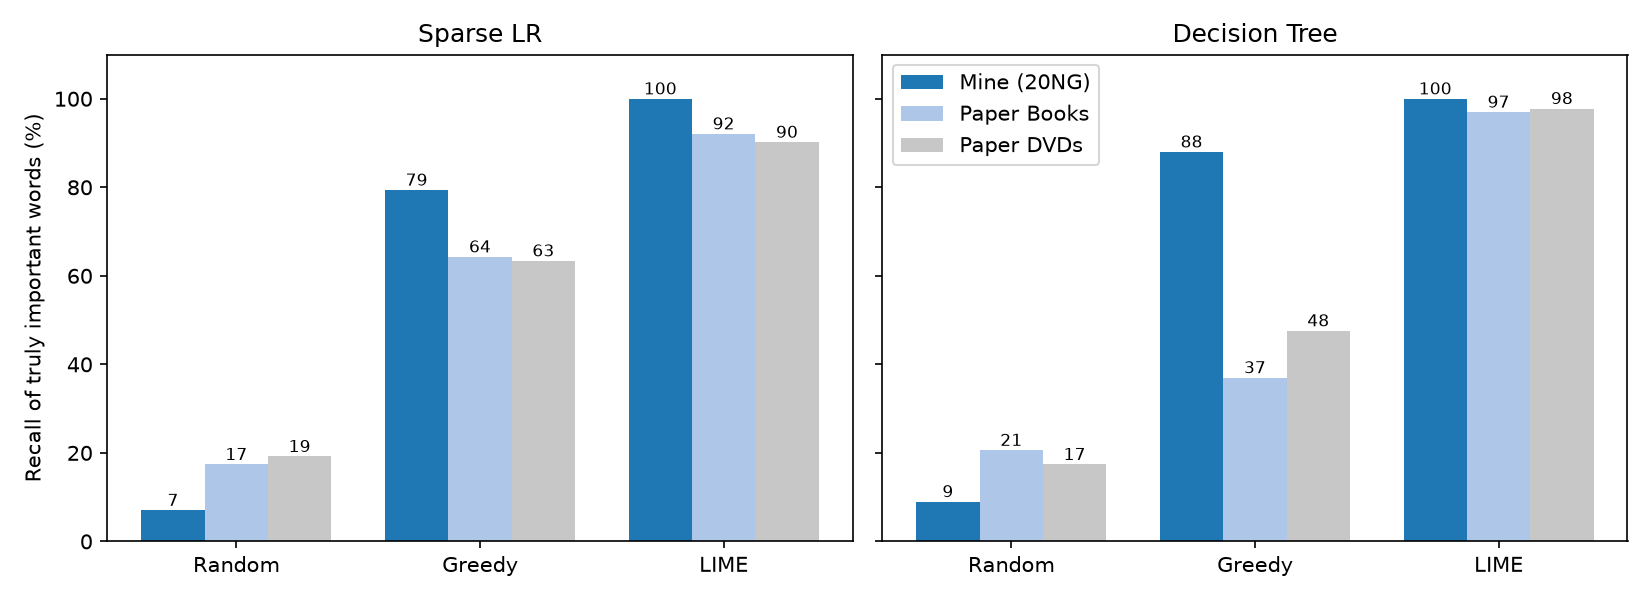

Write Python code to recreate this figure.
import json, os
import numpy as np
import scipy.sparse as sp
import sklearn
import matplotlib
matplotlib.use("Agg")
import matplotlib.pyplot as plt
from sklearn.datasets import fetch_20newsgroups
from sklearn.feature_extraction.text import CountVectorizer
from sklearn.linear_model import LogisticRegression, Ridge
from sklearn.tree import DecisionTreeClassifier

OUT = os.path.dirname(os.path.abspath(__file__))
K = 10
NUM_SAMPLES = 5000
NUM_DOCS = 100
SEED = 0

PAPER = {
    "Books": {
        "Sparse LR": {"Random": 17.4, "Greedy": 64.3, "LIME": 92.1},
        "Decision Tree": {"Random": 20.6, "Greedy": 37.0, "LIME": 97.0},
    },
    "DVDs": {
        "Sparse LR": {"Random": 19.2, "Greedy": 63.4, "LIME": 90.2},
        "Decision Tree": {"Random": 17.4, "Greedy": 47.6, "LIME": 97.8},
    },
}

cats = ["alt.atheism", "soc.religion.christian"]
train = fetch_20newsgroups(subset="train", categories=cats)
test = fetch_20newsgroups(subset="test", categories=cats)

vec = CountVectorizer(binary=True)
Xtr = vec.fit_transform(train.data)
Xte = vec.transform(test.data)
V = Xtr.shape[1]
vocab = vec.get_feature_names_out()


def l1_logreg(C):
    major, minor = (int(x) for x in sklearn.__version__.split(".")[:2])
    if (major, minor) >= (1, 8):
        return LogisticRegression(l1_ratio=1, solver="liblinear", C=C, random_state=SEED)
    return LogisticRegression(penalty="l1", solver="liblinear", C=C, random_state=SEED)


def train_sparse_lr():
    best = l1_logreg(1e-3).fit(Xtr, train.target)
    for C in np.logspace(-3, 1, 40):
        m = l1_logreg(C).fit(Xtr, train.target)
        if np.count_nonzero(m.coef_) <= K:
            best = m
    return best


def train_tree():
    return DecisionTreeClassifier(max_depth=K, random_state=SEED).fit(Xtr, train.target)


def gold_lr(model, idx):
    nz = set(np.flatnonzero(model.coef_[0]))
    return {j for j in idx if j in nz}


def gold_tree(model, row):
    path = model.decision_path(row).indices
    feats = model.tree_.feature[path]
    present = set(row.indices)
    return {int(f) for f in feats if f >= 0 and int(f) in present}


def to_matrix(Z, idx):
    rows, cols = np.nonzero(Z)
    return sp.csr_matrix((np.ones(len(rows)), (rows, idx[cols])), shape=(Z.shape[0], V))


def lime(model, idx, label, rng):
    d = len(idx)
    Z = rng.integers(0, 2, size=(NUM_SAMPLES, d))
    Z[0] = 1
    y = model.predict_proba(to_matrix(Z, idx))[:, label]
    similarity = np.sqrt(Z.sum(axis=1) / d)
    distance = 1 - similarity
    weights = np.exp(-(distance ** 2) / 0.25 ** 2)
    simple = Ridge(alpha=0.01).fit(Z, y, sample_weight=weights)
    top = np.argsort(-np.abs(simple.coef_))[:K]
    return {int(idx[i]) for i in top}


def random_pick(idx, rng):
    return {int(j) for j in rng.choice(idx, size=min(K, len(idx)), replace=False)}


def greedy(model, idx, label):
    d = len(idx)
    keep = np.ones(d, dtype=int)
    removed = []
    for _ in range(min(K, d)):
        candidates = np.flatnonzero(keep)
        if len(candidates) == 0:
            break
        Z = np.tile(keep, (len(candidates), 1))
        Z[np.arange(len(candidates)), candidates] = 0
        p = model.predict_proba(to_matrix(Z, idx))[:, label]
        best = candidates[int(np.argmin(p))]
        keep[best] = 0
        removed.append(int(idx[best]))
        if model.predict_proba(to_matrix(keep[None, :], idx))[0].argmax() != label:
            break
    return set(removed)


def run(name, model, gold_fn):
    rng = np.random.default_rng(SEED)
    scores = {"Random": [], "Greedy": [], "LIME": []}
    used = 0
    for i in range(Xte.shape[0]):
        if used >= NUM_DOCS:
            break
        row = Xte[i]
        idx = np.array(sorted(row.indices))
        gold = gold_fn(model, idx, row)
        if not gold or len(idx) < 2:
            continue
        label = int(model.predict(row)[0])
        for method, found in (
            ("Random", random_pick(idx, rng)),
            ("Greedy", greedy(model, idx, label)),
            ("LIME", lime(model, idx, label, rng)),
        ):
            scores[method].append(len(found & gold) / len(gold))
        used += 1
    acc = model.score(Xte, test.target)
    print(f"\n{name}: test accuracy {acc:.1%}, {used} documents explained")
    return {m: 100 * float(np.mean(v)) for m, v in scores.items()}, acc


lr = train_sparse_lr()
tree = train_tree()
print("Sparse LR uses these words:", ", ".join(vocab[np.flatnonzero(lr.coef_[0])]))

ours = {}
ours["Sparse LR"], acc_lr = run("Sparse LR", lr, lambda m, idx, row: gold_lr(m, idx))
ours["Decision Tree"], acc_tree = run("Decision Tree", tree, lambda m, idx, row: gold_tree(m, row))

methods = ["Random", "Greedy", "LIME"]
print("\nRecall of truly important words (%), top 10 words per explanation")
print(f"{'':16}{'':9}" + "".join(f"{m:>9}" for m in methods))
table = {}
for model_name in ["Sparse LR", "Decision Tree"]:
    rows = [("Mine (20NG)", ours[model_name]),
            ("Paper Books", PAPER["Books"][model_name]),
            ("Paper DVDs", PAPER["DVDs"][model_name])]
    for label, vals in rows:
        print(f"{model_name:16}{label:<13}" + "".join(f"{vals[m]:9.1f}" for m in methods))
    table[model_name] = {label: vals for label, vals in rows}

fig, axes = plt.subplots(1, 2, figsize=(11, 4), sharey=True)
width = 0.26
for ax, model_name in zip(axes, ["Sparse LR", "Decision Tree"]):
    x = np.arange(len(methods))
    for k, (label, color) in enumerate([("Mine (20NG)", "#1f77b4"),
                                        ("Paper Books", "#aec7e8"),
                                        ("Paper DVDs", "#c7c7c7")]):
        vals = [table[model_name][label][m] for m in methods]
        bars = ax.bar(x + (k - 1) * width, vals, width, label=label, color=color)
        for b, v in zip(bars, vals):
            ax.text(b.get_x() + b.get_width() / 2, v + 1, f"{v:.0f}", ha="center", fontsize=8)
    ax.set_xticks(x)
    ax.set_xticklabels(methods)
    ax.set_title(model_name)
    ax.set_ylim(0, 110)
axes[0].set_ylabel("Recall of truly important words (%)")
axes[1].legend(loc="upper left")
plt.tight_layout()
plt.savefig(os.path.join(OUT, "recall.png"), dpi=150)

with open(os.path.join(OUT, "outputs.json"), "w") as f:
    json.dump({"k": K, "num_samples": NUM_SAMPLES, "num_docs": NUM_DOCS,
               "test_accuracy": {"Sparse LR": acc_lr, "Decision Tree": acc_tree},
               "recall": table}, f, indent=2)
print("\nSaved week-7/recall.png and week-7/outputs.json")
